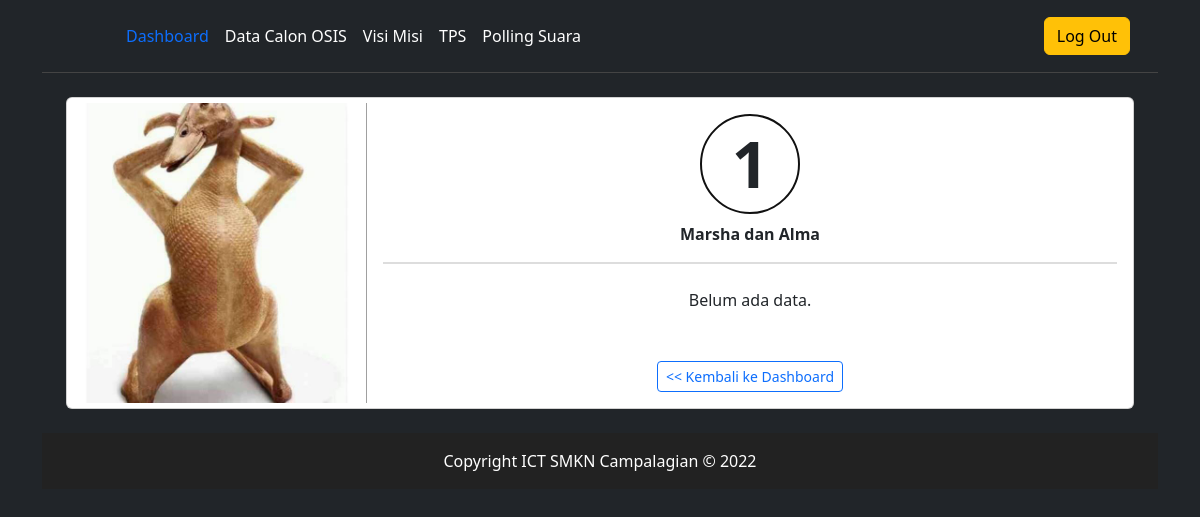
Screenshot of /admin/dashboard_visi_detail.php?calon_id=1 (signed in) with the database file from the repository.
### tables this page shows
CREATE TABLE `calon` (
  `id` int(11) NOT NULL,
  `nomor` int(11) NOT NULL,
  `nama` varchar(255) NOT NULL,
  `wakil` varchar(255) NOT NULL,
  `foto` text NOT NULL
);

### admin/dashboard_visi_detail.php (the view, shortened to what this page needs)
<?php include("inc_header.php") ?>
<?php
$calon_id = $_GET['calon_id'];
$sql1 = "SELECT * FROM calon WHERE id=$calon_id";
$q1 = mysqli_query($koneksi, $sql1);
$r1 = mysqli_fetch_array($q1);
$nomor = $r1['nomor'];
$nama = $r1['nama'];
$wakil = $r1['wakil'];
$foto = parse_url_gambar($r1['foto']);
$visi = ambil_visi_misi($calon_id);
?>
<div class="card text-start d-flex flex-row">
    <img class="flex-1 card-img-top" style="object-fit: contain; width: 300px;" src="<?= $foto ?>" alt="Title" />
    <div class="flex-2 card-body d-flex flex-column justify-content-center align-items-center">
        <div class="card-title d-flex flex-column justify-content-center align-items-center"
            style="width:100%; border-bottom: 2px solid #ddd;">
            <h1 class="d-flex flex-column justify-content-center align-items-center"
                style="height: 100px; width: 100px; font-weight: 700; font-size: 4rem; border-radius: 50%; border: 2px solid #111;">
                <?= $nomor ?>
            </h1>
            <p style="font-weight: 600; font-size: 1rem;">
                <?= $nama . ' dan ' . $wakil ?>
            </p>
        </div>
        <div class="card-text">
            <p>
                <?= $visi ?>
            </p>
        </div>
        <a href="dashboard.php" class="btn btn-sm btn-outline-primary">
            << Kembali ke Dashboard</a>
    </div>
</div>
<?php include("inc_footer.php") ?>

### rows the page displays
calon: foto (picture), nomor "1", nama "Marsha", wakil "Alma"
